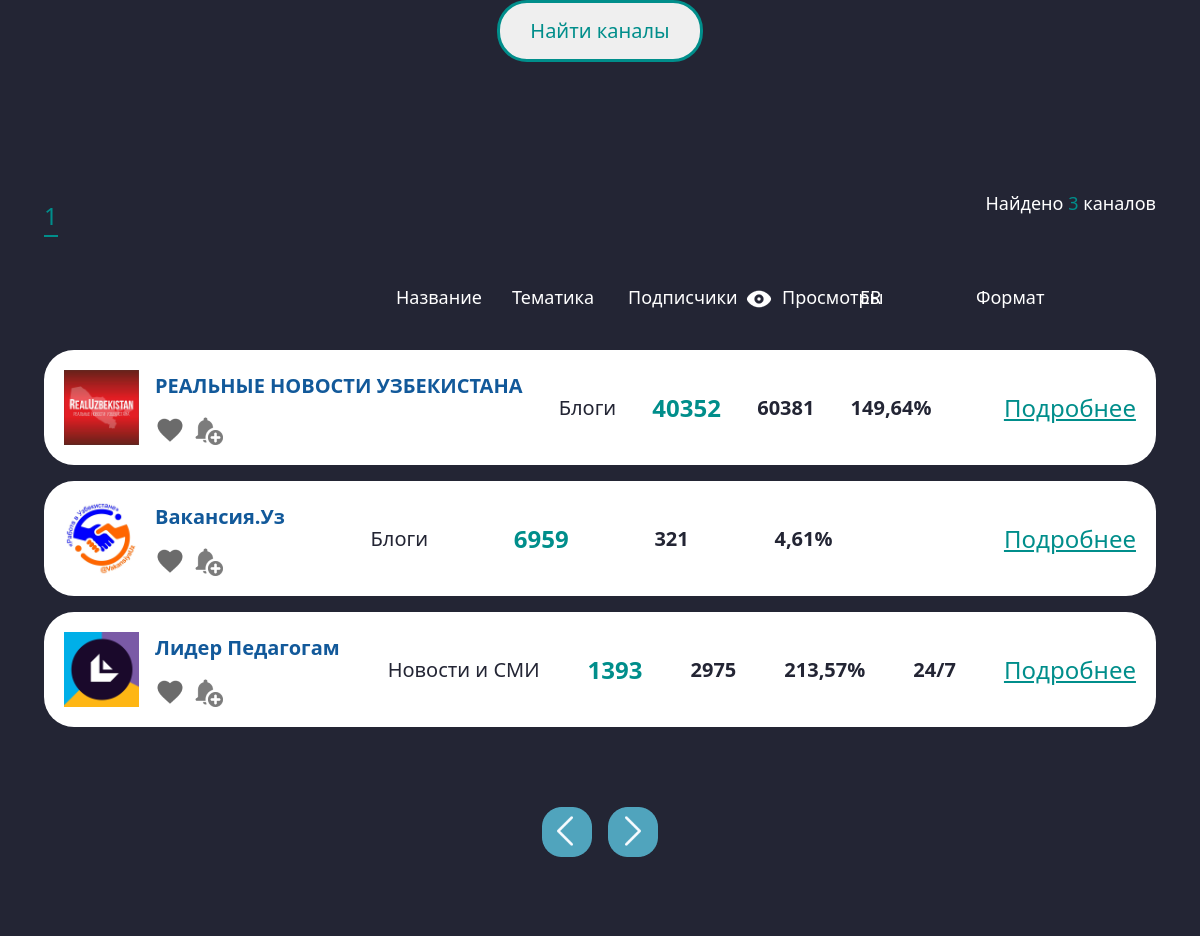
The app's page /category-list/ (middle part), older data.
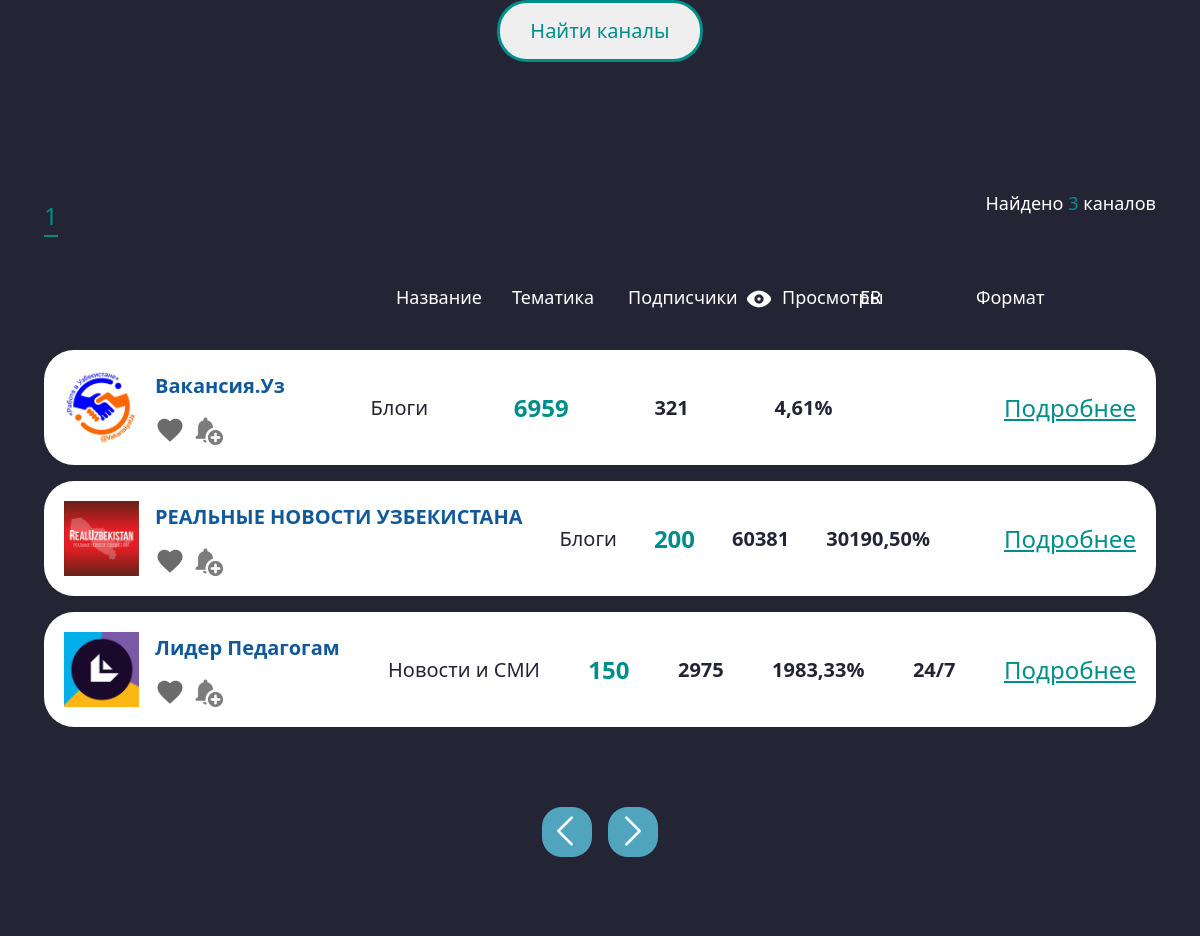
The same page, newer data.
### API/models.py (models this page shows, shortened)
class Chanel(models.Model):
    chanel_link=models.CharField(max_length=150)
    name=models.CharField(max_length=150,verbose_name="Называние канала")
    pictures=models.ImageField(verbose_name='Лого')
    subscribers=models.IntegerField()
    views=models.IntegerField()
    created_at=models.DateTimeField(auto_now_add=True)
    add_chanel =models.ForeignKey(Add_chanel, on_delete=models.CASCADE)
    username=models.CharField(max_length=140)
    class Meta:
        verbose_name="Канал"
        verbose_name_plural="Канал"
        ordering=['-subscribers']

### accounts/models.py (models this page shows, shortened)
class Add_chanel(models.Model):
    username = models.ForeignKey(Profile, on_delete=models.CASCADE,related_name='profile')
    category=models.ForeignKey('Category_chanels',on_delete=models.CASCADE)
    chanel_link = models.CharField(max_length=150)
    description=models.TextField()

class Category_chanels(models.Model):
    name=models.CharField(max_length=150)
    created_at=models.DateTimeField(auto_now_add=True)
    def __str__(self):
        return self.name

class Cost_Format(models.Model):
    add_chanel=models.ForeignKey(Add_chanel,on_delete=models.CASCADE,related_name='cost_formats')
    placement_format = models.CharField(max_length=100)
    cost_per_format = models.DecimalField(max_digits=10, decimal_places=2)

### accounts/views.py (the view)
# urls.py: path('category-list/',views.CategoryChanelPage.as_view(),name='category-list'),
class CategoryChanelPage(ListView):
    template_name = 'category.html'
    model = Chanel
    paginate_by = 6
    login_url = reverse_lazy('login')
    def get_queryset(self):
        search_query = self.request.GET.get('chanel_link')
        select_category = self.request.GET.get('selected_category')
        chanel_name = self.request.GET.get('chanel_name')
        views_from=self.request.GET.get('views_from')
        views_to=self.request.GET.get('views_to')
        subscribers_from=self.request.GET.get('subscribers_from')
        subscribers_to=self.request.GET.get('subscribers_to')
        cost_from=self.request.GET.get('cost_from')
        cost_to = self.request.GET.get('cost_to')
        queryset = Chanel.objects.all()
        if search_query:
            queryset = queryset.filter(chanel_link__icontains=search_query)
        if select_category:
            queryset = queryset.filter(add_chanel__category__name=select_category)
        if chanel_name:
            queryset = queryset.filter(name__icontains=chanel_name)
        if views_from and views_to :
            queryset=queryset.filter(views__range=[views_from, views_to])
        if subscribers_from and subscribers_to :
            queryset=queryset.filter(subscribers__range=[subscribers_from, subscribers_to])
        if cost_from and cost_to :
            queryset = queryset.filter(add_chanel__cost_formats__cost_per_format__range=[cost_from, cost_to])
        return queryset
    def get_context_data(self, *, object_list=None, **kwargs):
        context = super().get_context_data(**kwargs)
        context['lists'] = self.get_queryset().count()
        context['count'] = Chanel.objects.select_related('add_chanel').prefetch_related('add_chanel__cost_formats')
        context['category'] = Category_chanels.objects.all()
        return context

### accounts/context_processors.py (called while the page is built, shortened)
def user_authenticated(request):
    user_authenticated_data = {'user_authenticated': request.user.is_authenticated}
    return user_authenticated_data

### accounts/templates/category.html (shortened to what this page needs)
{% extends 'base.html' %}
{% load mathfilters %}
{% load static %}
{% block header %}
<body class="page__body">
<div class="telegram-channel-container">
{% endblock %}
    {% block content %}
    <form method="get" action="{% url 'category-list' %}">
    <main class="main"><div class="telegram-channel">
        <div class="container-fluid">
            <div class="d-flex justify-content-center">
                <button class="telegram-channel-btn">Найти каналы</button>
            </div>
            </form>
            <div class="telegram-channel-search">
                <div class="d-flex justify-content-between align-items-center">
                    <ul class="list-reset d-flex align-items-end">
                    {% for p in page_obj.paginator.page_range %}
                        <li>
                          {% if page_obj.number == p %}
                            <a href="?page={{ p }}" class="active">{{ p }}</a>
                          {% else %}
                            <a href="?page={{ p }}">{{ p }}</a>
                          {% endif %}
                        </li>
                      {% endfor %}
                            </ul>
                    <p class="result__text">Найдено
                    <span>{{ lists }}</span> каналов</p></div><div class="telegram-channel-search-info d-flex"><p style="width: 25rem">Название</p><p>Тематика</p><p>Подписчики</p><p class="d-flex gap-2"><img src="img/eye.png" alt=""> Просмотры</p><p>ER</p><p>Формат</p></div>
                <div class="telegram-channel-search-cards">
                {% for item in object_list  %}
                {% with last_cost_format=item.add_chanel.cost_formats.last %}
                {% with er=item.views|div:item.subscribers|mul:100 %}
                <div class="box"><div class="d-flex align-items-center gap-3">
                    <div><img src="/{{ item.pictures }}" alt="" style="width: 75px; height: 75x;"></div>
                    <div><p class="box__title">{{item.name}}</p>
                        <div class="d-flex align-items-center gap-2">
                            <img  class="likeButton" data-chanel-id="{{ item.id }}" src="{% static 'img/favorite.png' %}" alt="">
                            <img src="{% static 'img/add-reminder.png' %}" alt=""></div></div></div>
                    <p class="desc">{{item.add_chanel.category}}</p><span class="green">{{item.subscribers}}</span><p class="bold">{{item.views}}</p>
                    <p class="bold">{{er|floatformat:2 }}%</p><p class="bold">{{last_cost_format.placement_format}}</p><a href="{% url 'page' item.pk %}" class="link">Подробнее</a>
                </div>
                {% endwith %}
                {% endwith %}
                {% endfor %}
            </div>
                            <div class="d-flex justify-content-center"><div class="d-flex gap-3">
                               {% if page_obj.has_previous %}
                <a href="?page={{page_obj.previous_page_number}}"><img src="{% static 'img/channel-arrow-l.png' %}" alt=""></a>
                                {% else %}
                <a href="?page={{page_obj.number}}"><img src="{% static 'img/channel-arrow-l.png' %}" alt=""></a>
            {% endif %}
            {% if page_obj.has_next %}
                <a href="?page={{ page_obj.next_page_number }}"><img src="{% static 'img/channel-arrow-r.png' %}" alt=""></a>
                 {% else %}
                <a href="?page={{page_obj.number}}">
                        <img src="{% static 'img/channel-arrow-r.png' %}" alt="">
                </a>
            {% endif %}
            </div>
            </div>
            </div>
        </div>
    {% endblock %}

Row changes from the older to the newer data that the page shows:
shown differently, row unchanged: Chanel "Вакансия.Уз": moves up the list
changed Chanel "РЕАЛЬНЫЕ НОВОСТИ УЗБЕКИСТАНА": subscribers "40352" → "200"; value "149,64" → "30190,50"
changed Chanel "Лидер Педагогам": subscribers "1393" → "150"; value "213,57" → "1983,33"
